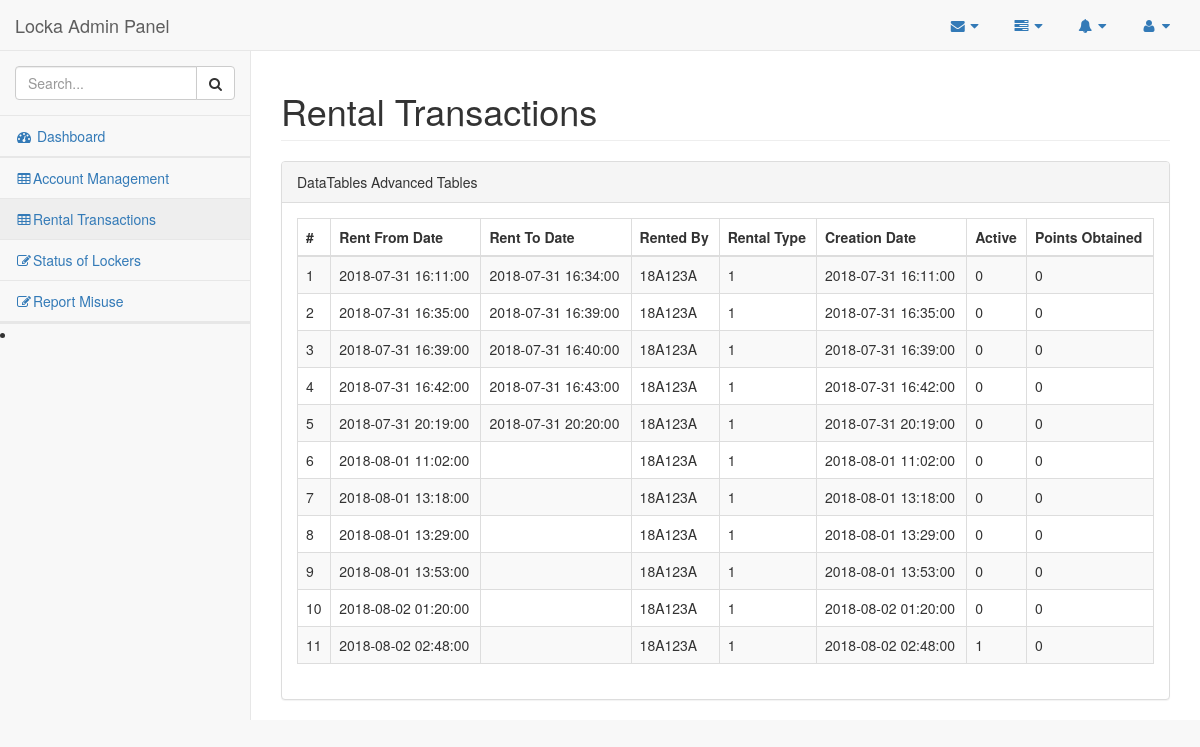
/index.php/rentaltransactions, run on an earlier commit of the app's database.
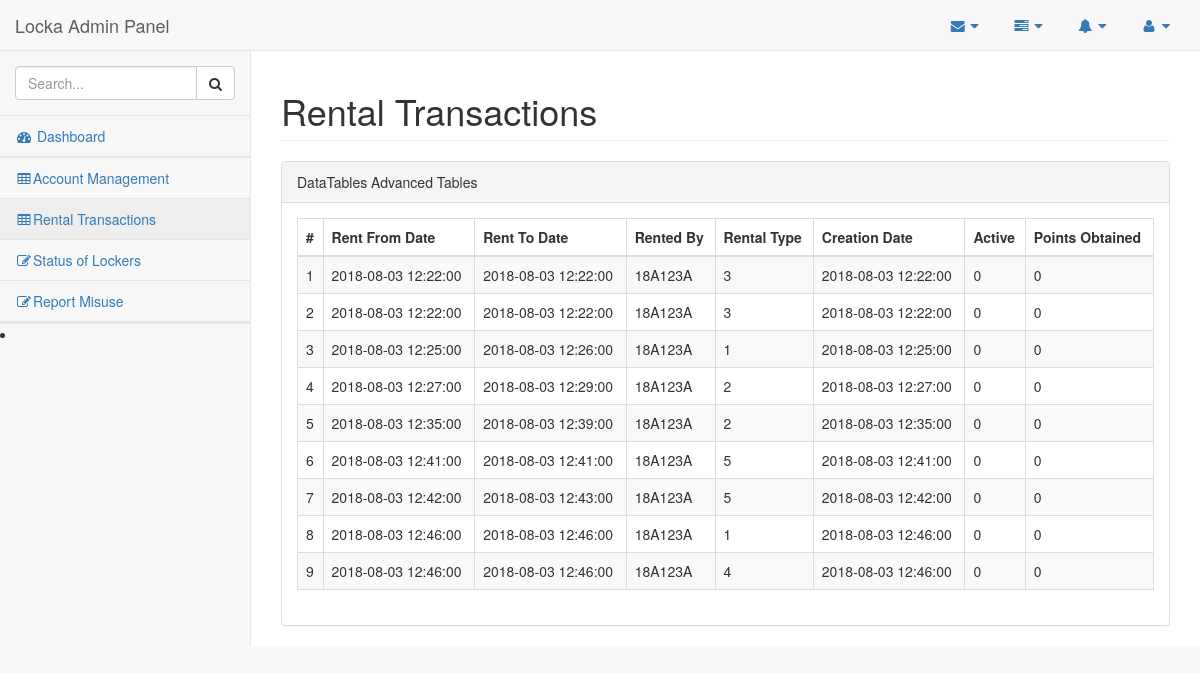
And on a later commit of the database.
### tables this page shows
CREATE TABLE IF NOT EXISTS `tbl_locker_rental` (
  `Rent_ID` int(11) NOT NULL AUTO_INCREMENT,
  `Locker_ID` int(11) NOT NULL,
  `Rent_From_Date` datetime NOT NULL DEFAULT CURRENT_TIMESTAMP,
  `Rent_To_Date` datetime DEFAULT NULL,
  `Username` varchar(45) NOT NULL,
  `Rental_Type` int(11) NOT NULL,
  `Creation_Date` datetime NOT NULL,
  `Is_Active` tinyint(4) NOT NULL,
  `Pin_Code` varchar(512) NOT NULL,
  `Points_Obtained` int(11) NOT NULL,
  `Paid` tinyint(4) NOT NULL,
  `Locker_Unlocked` tinyint(4) NOT NULL DEFAULT '0',
  `Show_Pin` tinyint(4) NOT NULL DEFAULT '0',
  `Time_Rented` double GENERATED ALWAYS AS (timestampdiff(MINUTE,`Rent_From_Date`,`Rent_To_Date`)) VIRTUAL,
  `Total_Charge` double DEFAULT NULL,
  PRIMARY KEY (`Rent_ID`),
  KEY `Username_idx` (`Username`)
);

### application/controllers/RentalTransactions.php (called while the page is built, shortened)
<?php
	class RentalTransactions extends CI_Controller {
		public function index()
		{
			$this->load->model('AdminModel');
			$data['translist'] = $this->AdminModel->get_all_transactions();
			$this->load->view('Admin/AllRentalTransactions', $data);
		}
	}
?>

### index.php (called while the page is built, shortened)
<?php
require_once BASEPATH.'core/CodeIgniter.php';

### application/models/AdminModel.php (called while the page is built, shortened)
<?php
	class AdminModel extends CI_Model
	{
		function get_all_transactions()
		{
			$this->db->select('*');
			$this->db->from('tbl_locker_rental');
			$query = $this->db->get();
			$result = $query->result();
			$list = Array();
			for ($i = 0; $i < count($result); $i++)
			{
				$list[$i] = (object)NULL;
				$list[$i]->Rent_ID = $result[$i]->Rent_ID;
				$list[$i]->Rent_From_Date = $result[$i]->Rent_From_Date;
				$list[$i]->Rent_To_Date = $result[$i]->Rent_To_Date;
				$list[$i]->Rented_By = $result[$i]->Username;
				$list[$i]->Rental_Type = $result[$i]->Rental_Type;
				$list[$i]->Creation_Date = $result[$i]->Creation_Date;
				$list[$i]->Is_Active = $result[$i]->Is_Active;
				$list[$i]->Points_Obtained = $result[$i]->Points_Obtained;
			}
			return $list;
		}
	}
?>

### application/views/Admin/AllRentalTransactions.php (the view, shortened to what the changed rows need)
<!DOCTYPE html>
<html lang="en">
<head>
    <link href="<?=base_url()?>assets/admin-bs/vendor/bootstrap/css/bootstrap.min.css" rel="stylesheet">
    <link href="<?=base_url()?>assets/admin-bs/vendor/metisMenu/metisMenu.min.css" rel="stylesheet">
    <link href="<?=base_url()?>assets/admin-bs/vendor/datatables-plugins/dataTables.bootstrap.css" rel="stylesheet">
    <link href="<?=base_url()?>assets/admin-bs/vendor/datatables-responsive/dataTables.responsive.css" rel="stylesheet">
    <link href="<?=base_url()?>assets/admin-bs/dist/css/sb-admin-2.css" rel="stylesheet">
    <link href="<?=base_url()?>assets/admin-bs/vendor/font-awesome/css/font-awesome.min.css" rel="stylesheet" type="text/css">
</head>
<body>
    <div id="wrapper">
        <div id="page-wrapper">
            <div class="row">
                <div class="col-lg-12">
                    <h1 class="page-header">Rental Transactions</h1>
                </div>
            </div>
            <div class="row">
                <div class="col-lg-12">
                    <div class="panel panel-default">
                        <div class="panel-body">
                            <table width="100%" class="table table-striped table-bordered table-hover" id="dataTables-example">
                                <thead>
                                    <tr>
                                        <th>#</th>
										<th>Rent From Date</th>
										<th>Rent To Date</th>
										<th>Rented By</th>
										<th>Rental Type</th>
										<th>Creation Date</th>
										<th>Active</th>
										<th>Points Obtained</th>
										<tbody>
										<?php for ($i = 0; $i < count($translist); ++$i) { ?>
										<tr>
										<td><?php echo ($i+1); ?></td>
										<td><?php echo $translist[$i]->Rent_From_Date; ?></td>
										<td><?php echo $translist[$i]->Rent_To_Date; ?></td>
										<td><?php echo $translist[$i]->Rented_By; ?></td>
										<td><?php echo $translist[$i]->Rental_Type; ?></td>
										<td><?php echo $translist[$i]->Creation_Date; ?></td>
										<td><?php echo $translist[$i]->Is_Active; ?></td>
										<td><?php echo $translist[$i]->Points_Obtained; ?></td>
										</tr>
										<?php } ?>
                                    </tr>
                                </thead>
                            </table>
                        </div>
                    </div>
                </div>
            </div>
       </div>
 </div>
</body>
</html>

What changed in the data, as far as the page shows it:
removed tbl_locker_rental: Rent_From_Date "2018-07-31 16:11:00", Rent_To_Date "2018-07-31 16:34:00", Username "18A123A", Rental_Type "1", Creation_Date "2018-07-31 16:11:00", Is_Active "0", Points_Obtained "0"
removed tbl_locker_rental: Rent_From_Date "2018-07-31 16:35:00", Rent_To_Date "2018-07-31 16:39:00", Username "18A123A", Rental_Type "1", Creation_Date "2018-07-31 16:35:00", Is_Active "0", Points_Obtained "0"
removed tbl_locker_rental: Rent_From_Date "2018-07-31 16:39:00", Rent_To_Date "2018-07-31 16:40:00", Username "18A123A", Rental_Type "1", Creation_Date "2018-07-31 16:39:00", Is_Active "0", Points_Obtained "0"
removed tbl_locker_rental: Rent_From_Date "2018-07-31 16:42:00", Rent_To_Date "2018-07-31 16:43:00", Username "18A123A", Rental_Type "1", Creation_Date "2018-07-31 16:42:00", Is_Active "0", Points_Obtained "0"
removed tbl_locker_rental: Rent_From_Date "2018-07-31 20:19:00", Rent_To_Date "2018-07-31 20:20:00", Username "18A123A", Rental_Type "1", Creation_Date "2018-07-31 20:19:00", Is_Active "0", Points_Obtained "0"
removed tbl_locker_rental: Rent_From_Date "2018-08-01 11:02:00", Username "18A123A", Rental_Type "1", Creation_Date "2018-08-01 11:02:00", Is_Active "0", Points_Obtained "0"
removed tbl_locker_rental: Rent_From_Date "2018-08-01 13:18:00", Username "18A123A", Rental_Type "1", Creation_Date "2018-08-01 13:18:00", Is_Active "0", Points_Obtained "0"
removed tbl_locker_rental: Rent_From_Date "2018-08-01 13:29:00", Username "18A123A", Rental_Type "1", Creation_Date "2018-08-01 13:29:00", Is_Active "0", Points_Obtained "0"
removed tbl_locker_rental: Rent_From_Date "2018-08-01 13:53:00", Username "18A123A", Rental_Type "1", Creation_Date "2018-08-01 13:53:00", Is_Active "0", Points_Obtained "0"
removed tbl_locker_rental: Rent_From_Date "2018-08-02 01:20:00", Username "18A123A", Rental_Type "1", Creation_Date "2018-08-02 01:20:00", Is_Active "0", Points_Obtained "0"
removed tbl_locker_rental: Rent_From_Date "2018-08-02 02:48:00", Username "18A123A", Rental_Type "1", Creation_Date "2018-08-02 02:48:00", Is_Active "1", Points_Obtained "0"
added tbl_locker_rental: Rent_From_Date "2018-08-03 12:22:00", Rent_To_Date "2018-08-03 12:22:00", Username "18A123A", Rental_Type "3", Creation_Date "2018-08-03 12:22:00", Is_Active "0", Points_Obtained "0"
added tbl_locker_rental: Rent_From_Date "2018-08-03 12:22:00", Rent_To_Date "2018-08-03 12:22:00", Username "18A123A", Rental_Type "3", Creation_Date "2018-08-03 12:22:00", Is_Active "0", Points_Obtained "0"
added tbl_locker_rental: Rent_From_Date "2018-08-03 12:25:00", Rent_To_Date "2018-08-03 12:26:00", Username "18A123A", Rental_Type "1", Creation_Date "2018-08-03 12:25:00", Is_Active "0", Points_Obtained "0"
added tbl_locker_rental: Rent_From_Date "2018-08-03 12:27:00", Rent_To_Date "2018-08-03 12:29:00", Username "18A123A", Rental_Type "2", Creation_Date "2018-08-03 12:27:00", Is_Active "0", Points_Obtained "0"
added tbl_locker_rental: Rent_From_Date "2018-08-03 12:35:00", Rent_To_Date "2018-08-03 12:39:00", Username "18A123A", Rental_Type "2", Creation_Date "2018-08-03 12:35:00", Is_Active "0", Points_Obtained "0"
added tbl_locker_rental: Rent_From_Date "2018-08-03 12:41:00", Rent_To_Date "2018-08-03 12:41:00", Username "18A123A", Rental_Type "5", Creation_Date "2018-08-03 12:41:00", Is_Active "0", Points_Obtained "0"
added tbl_locker_rental: Rent_From_Date "2018-08-03 12:42:00", Rent_To_Date "2018-08-03 12:43:00", Username "18A123A", Rental_Type "5", Creation_Date "2018-08-03 12:42:00", Is_Active "0", Points_Obtained "0"
added tbl_locker_rental: Rent_From_Date "2018-08-03 12:46:00", Rent_To_Date "2018-08-03 12:46:00", Username "18A123A", Rental_Type "1", Creation_Date "2018-08-03 12:46:00", Is_Active "0", Points_Obtained "0"
added tbl_locker_rental: Rent_From_Date "2018-08-03 12:46:00", Rent_To_Date "2018-08-03 12:46:00", Username "18A123A", Rental_Type "4", Creation_Date "2018-08-03 12:46:00", Is_Active "0", Points_Obtained "0"
